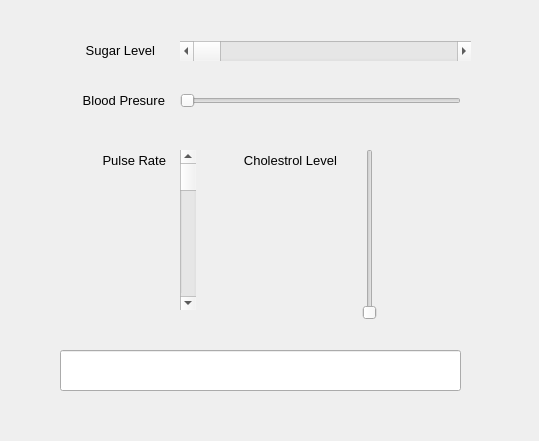
<?xml version="1.0" encoding="UTF-8"?>
<ui version="4.0">
 <class>Dialog</class>
 <widget class="QDialog" name="Dialog">
  <property name="geometry">
   <rect>
    <x>0</x>
    <y>0</y>
    <width>539</width>
    <height>441</height>
   </rect>
  </property>
  <property name="windowTitle">
   <string>Scrollbar Scale Test</string>
  </property>
  <widget class="QScrollBar" name="SugarLevelScrollBar">
   <property name="geometry">
    <rect>
     <x>180</x>
     <y>41</y>
     <width>291</width>
     <height>20</height>
    </rect>
   </property>
   <property name="orientation">
    <enum>Qt::Horizontal</enum>
   </property>
  </widget>
  <widget class="QSlider" name="BloodPressureSlider">
   <property name="geometry">
    <rect>
     <x>180</x>
     <y>90</y>
     <width>281</width>
     <height>21</height>
    </rect>
   </property>
   <property name="orientation">
    <enum>Qt::Horizontal</enum>
   </property>
  </widget>
  <widget class="QScrollBar" name="PulseRateScrollBar">
   <property name="geometry">
    <rect>
     <x>180</x>
     <y>150</y>
     <width>16</width>
     <height>160</height>
    </rect>
   </property>
   <property name="orientation">
    <enum>Qt::Vertical</enum>
   </property>
  </widget>
  <widget class="QLabel" name="label_2">
   <property name="geometry">
    <rect>
     <x>20</x>
     <y>40</y>
     <width>141</width>
     <height>21</height>
    </rect>
   </property>
   <property name="font">
    <font>
     <pointsize>10</pointsize>
    </font>
   </property>
   <property name="text">
    <string>Sugar Level</string>
   </property>
   <property name="alignment">
    <set>Qt::AlignRight|Qt::AlignTrailing|Qt::AlignVCenter</set>
   </property>
   <property name="indent">
    <number>6</number>
   </property>
  </widget>
  <widget class="QLabel" name="label_3">
   <property name="geometry">
    <rect>
     <x>20</x>
     <y>90</y>
     <width>151</width>
     <height>21</height>
    </rect>
   </property>
   <property name="font">
    <font>
     <pointsize>10</pointsize>
    </font>
   </property>
   <property name="text">
    <string>Blood Presure</string>
   </property>
   <property name="alignment">
    <set>Qt::AlignRight|Qt::AlignTrailing|Qt::AlignVCenter</set>
   </property>
   <property name="indent">
    <number>6</number>
   </property>
  </widget>
  <widget class="QLabel" name="label_4">
   <property name="geometry">
    <rect>
     <x>50</x>
     <y>150</y>
     <width>121</width>
     <height>20</height>
    </rect>
   </property>
   <property name="font">
    <font>
     <pointsize>10</pointsize>
    </font>
   </property>
   <property name="text">
    <string>Pulse Rate</string>
   </property>
   <property name="alignment">
    <set>Qt::AlignRight|Qt::AlignTrailing|Qt::AlignVCenter</set>
   </property>
   <property name="margin">
    <number>0</number>
   </property>
   <property name="indent">
    <number>5</number>
   </property>
  </widget>
  <widget class="QLabel" name="label_5">
   <property name="geometry">
    <rect>
     <x>226</x>
     <y>150</y>
     <width>111</width>
     <height>21</height>
    </rect>
   </property>
   <property name="font">
    <font>
     <pointsize>10</pointsize>
    </font>
   </property>
   <property name="text">
    <string>Cholestrol Level</string>
   </property>
   <property name="alignment">
    <set>Qt::AlignRight|Qt::AlignTrailing|Qt::AlignVCenter</set>
   </property>
  </widget>
  <widget class="QSlider" name="CholestrolSlider">
   <property name="geometry">
    <rect>
     <x>360</x>
     <y>149</y>
     <width>20</width>
     <height>171</height>
    </rect>
   </property>
   <property name="orientation">
    <enum>Qt::Vertical</enum>
   </property>
  </widget>
  <widget class="QLineEdit" name="ResultEntry">
   <property name="geometry">
    <rect>
     <x>60</x>
     <y>350</y>
     <width>401</width>
     <height>41</height>
    </rect>
   </property>
   <property name="font">
    <font>
     <pointsize>12</pointsize>
    </font>
   </property>
  </widget>
 </widget>
 <resources/>
 <connections/>
</ui>
